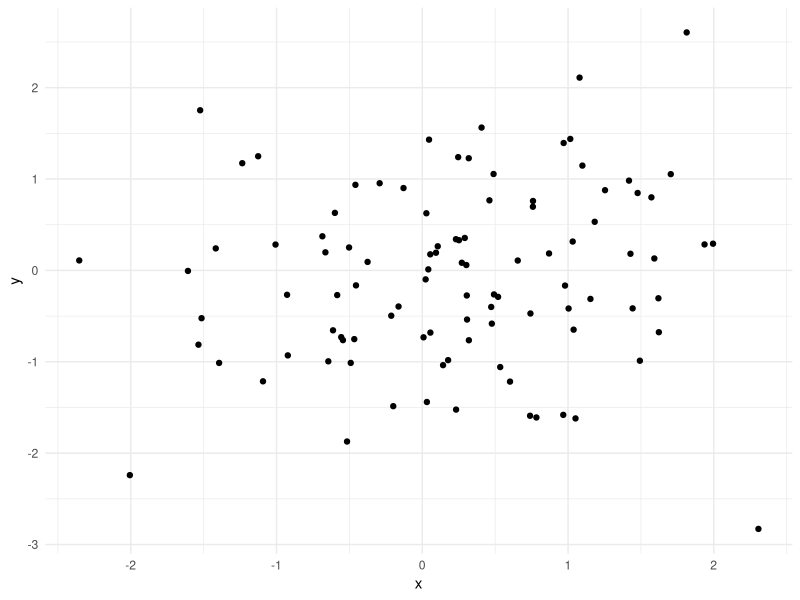

Recreate this plot in R.
## ---- chunk 1

print('Welcome Saturday')
## ---- chunk 2
# This is second work!
print('Unwelcome Monday')
## ---- chunk 3
1+1
## ---- chunk 4
library("tidyverse")
df <- tibble(x = c(1,2,3)) |> 
  mutate(y = x*2)
## ---- chunk 5
df2 <- df |> 
  mutate(z = y*2)
## ---- chunk 6
library(tidyverse)
ggplot(data = data.frame(x = rnorm(100),
                         y = rnorm(100)),
       mapping = aes(x=x,
                     y=y)) + 
  geom_point() +
  theme_minimal()
